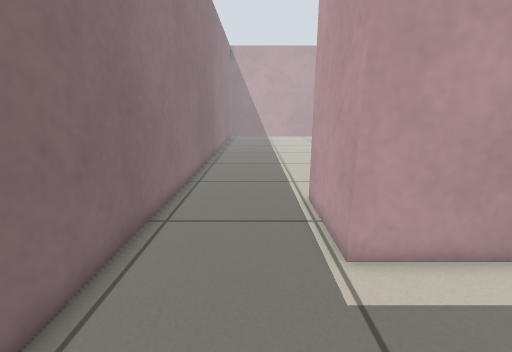
[1] (above)

16 first-person views from a walk through a world built for the Player/Stage simulator. The camera is 0.71 m above the floor, tilts 14° down and sees 90° across. The lines on the ground mark 1 m squares. The floor is counted in squares, 0.2 m on a side. Each view is taken from the middle of a square. On the plan, view 1 faces up. The plan holds only what a view shows up to about 20 squares ahead; the rest is blank. The robots in the file are not drawn.

[2]
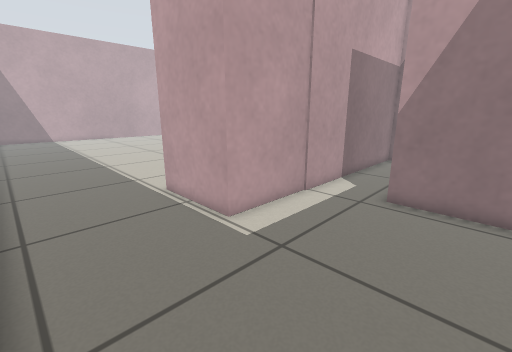

[3]
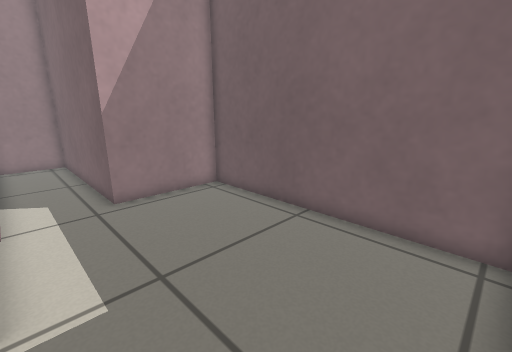

[4]
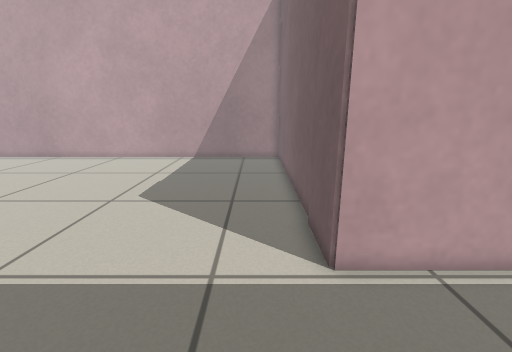

[5]
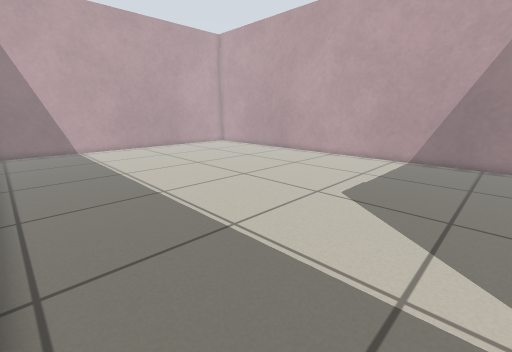

[6]
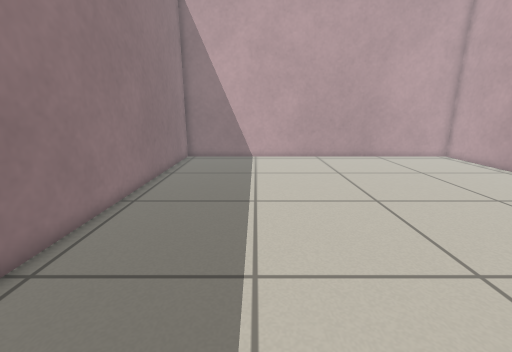

[7]
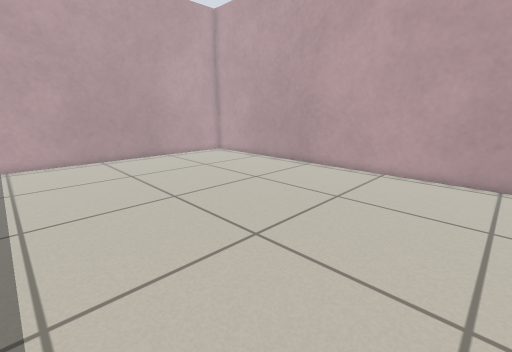

[8]
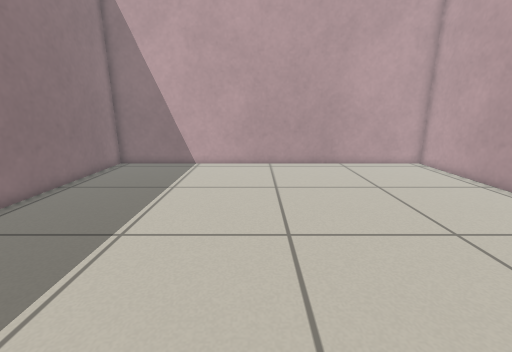

[9]
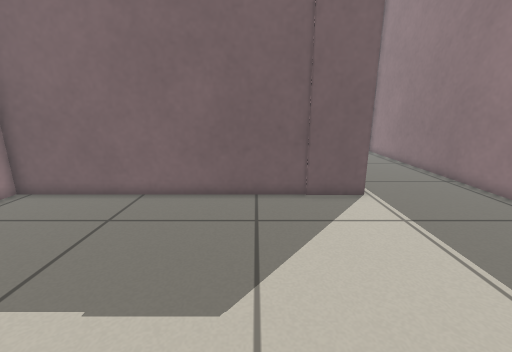

[10]
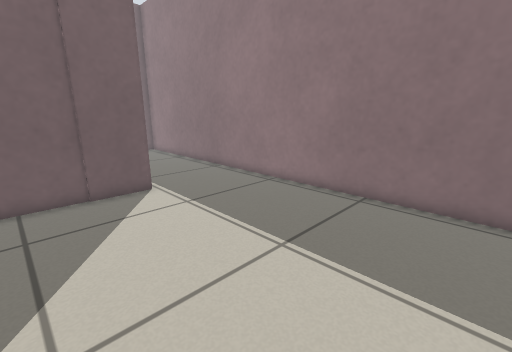

[11]
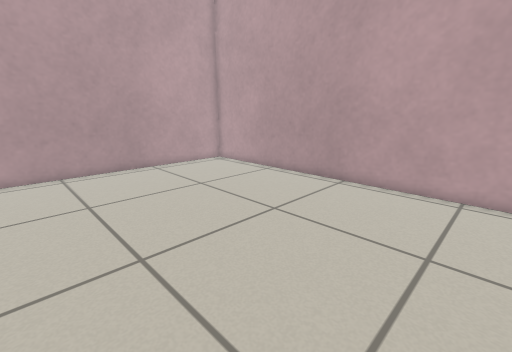

[12]
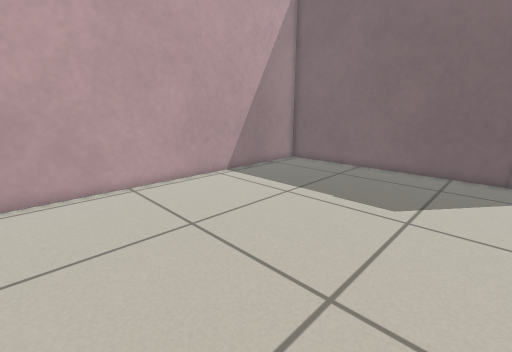

[13]
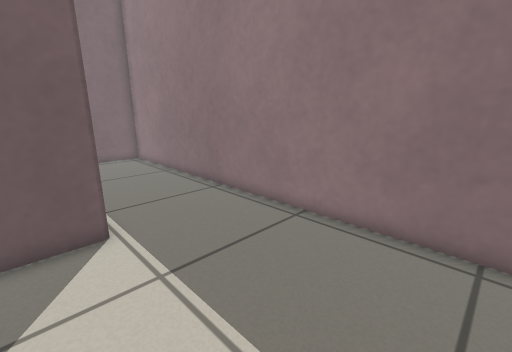

[14]
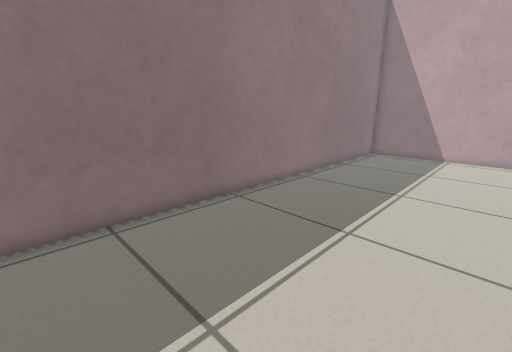

[15]
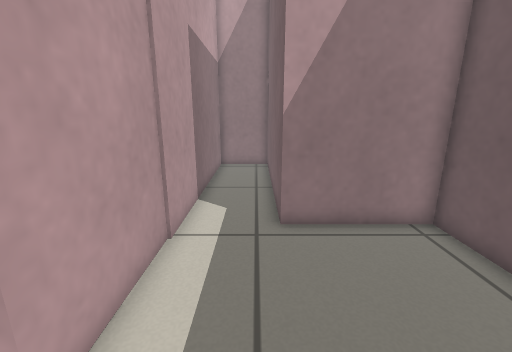

[16]
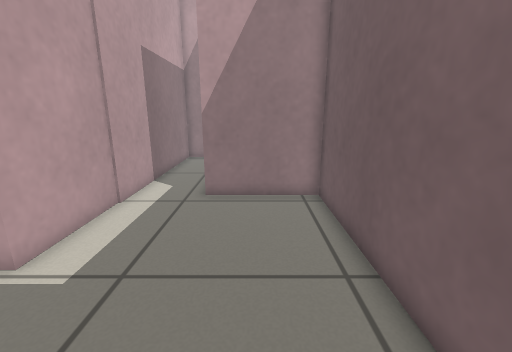

### Floor plan
Points are (right, up) in squares from view 1. A wall is a line through its corners. A room is listed if a view was taken in it or the views show most of it. See-through windows are left out.
Room 1 (views 1, 2, 15, 16)
walls: (-3.6, 4.4) (-3.6, -2.8) (7.7, -2.8) (7.7, 2.2) (17.6, 2.2) (17.6, 5.5) (2.2, 5.5)
ways out: opening at (-1, 5.2) to room 2
Room 2 (views 3, 4, 5, 6, 7, 8, 9, 10, 11, 12, 13, 14)
walls: (2.2, 5.5) (2.2, 10.2) (17.6, 10.2) (17.6, 38.9) (-3.6, 38.9) (-3.6, 4.4)
ways out: opening at (-1, 5.2) to room 1

Where each view was taken, in squares from view 1:
view 1: 0 up, 0 right, facing up
view 2: 1 down, 3 left, facing up-right
view 3: 5 up, 3 left, facing down-right
view 4: 12 up, 3 left, facing right
view 5: 12 up, 3 left, facing up-right
view 6: 18 up, 2 right, facing up
view 7: 18 up, 2 right, facing up-right
view 8: 21 up, 6 right, facing up
view 9: 21 up, 7 right, facing down
view 10: 22 up, 7 right, facing down-left
view 11: 22 up, 5 right, facing up-right
view 12: 27 up, 5 right, facing down-right
view 13: 18 up, 4 right, facing down-left
view 14: 16 up, 5 right, facing up-left
view 15: 3 up, 0 right, facing right
view 16: 0 up, 3 left, facing right
